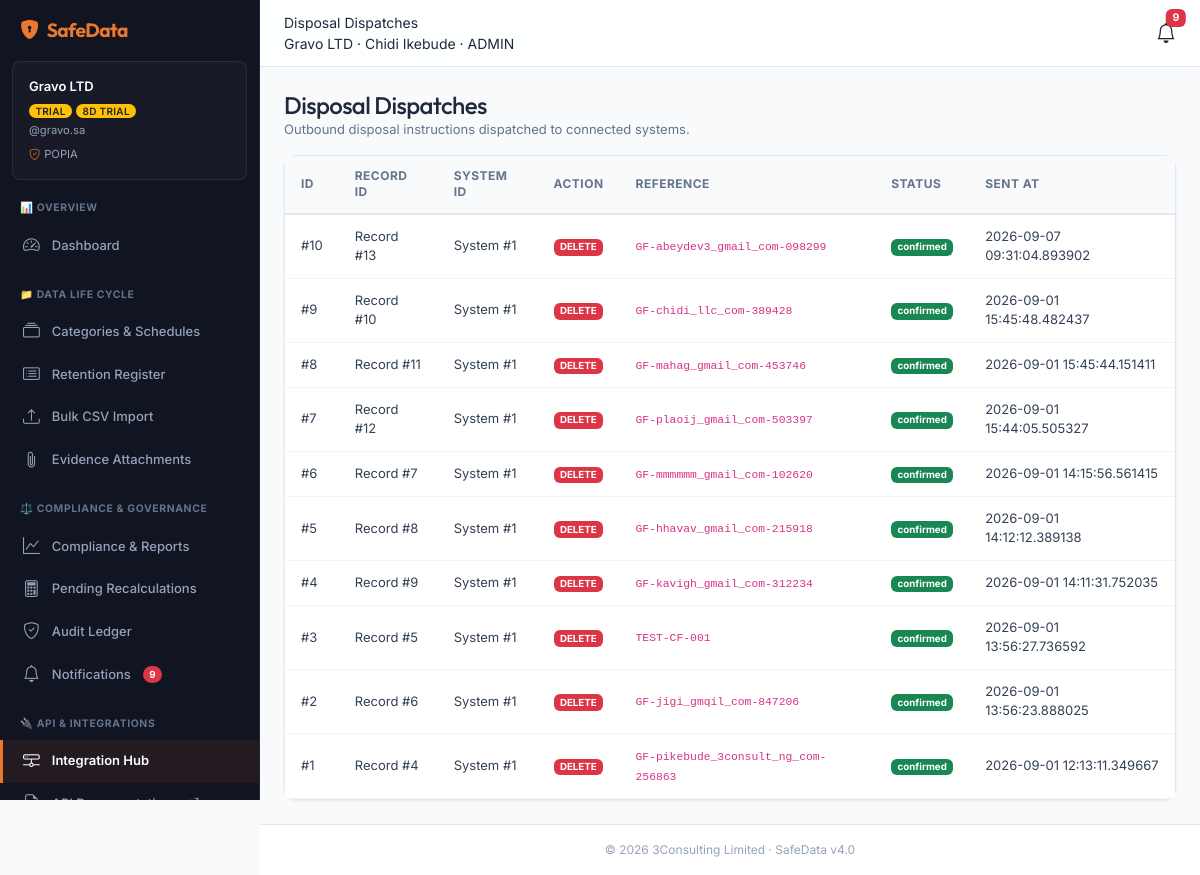
The page /integrations/dispatch (signed in) on the database its author committed.
### app/models.py (models this page shows)
class DisposalDispatch(Base):
    __tablename__ = "disposal_dispatches"
    id = Column(Integer, primary_key=True, autoincrement=True)
    organization_id = Column(Integer, ForeignKey("organizations.id", ondelete="CASCADE"), default=1, nullable=False)
    record_id = Column(Integer, ForeignKey("data_records.id"), nullable=False)
    system_id = Column(Integer, ForeignKey("connected_systems.id"), nullable=False)
    dispatch_type = Column(Enum("delete", "anonymise", "archive"), nullable=False)
    external_ref = Column(String(255), nullable=True)
    endpoint_url = Column(String(500), nullable=True)
    payload = Column(JSON, nullable=True)
    status = Column(Enum("pending", "sent", "confirmed", "failed"), default="pending", nullable=False)
    response_code = Column(Integer, nullable=True)
    response_body = Column(Text, nullable=True)
    attempts = Column(Integer, default=0, nullable=False)
    sent_at = Column(DateTime, nullable=True)
    confirmed_at = Column(DateTime, nullable=True)
    created_at = Column(DateTime, default=func.now(), nullable=False)

### app/routes/integrations_routes.py (the view)
@router.get("/integrations/dispatch", response_class=HTMLResponse)
def view_disposal_dispatch(request: Request, status: str = "", db: Session = Depends(get_db)):
    session = get_session(request)
    if not session or session.get("role") != "admin":
        return RedirectResponse(url="/login", status_code=303)
    org_id = session["org_id"]
    labels = get_country_regulation_labels(session.get("country", "OTHER"))
    q = db.query(DisposalDispatch).filter(DisposalDispatch.organization_id == org_id)
    if status:
        q = q.filter(DisposalDispatch.status == status)
    items = q.order_by(DisposalDispatch.id.desc()).limit(100).all()
    return templates.TemplateResponse(request=request, name="integrations_dispatch.html", context=_ctx(session, labels, {
        "page_title": "Disposal Dispatches",
        "active_nav": "integrations",
        "items": items,
        "filter_status": status
    }))

### app/templates/integrations_dispatch.html
{% extends "layout.html" %}
{% block content %}
<div class="d-flex justify-content-between align-items-center mb-3">
  <div>
    <h1 class="h4 mb-0">Disposal Dispatches</h1>
    <p class="text-muted small mb-0">Outbound disposal instructions dispatched to connected systems.</p>
  </div>
</div>
<div class="card shadow-sm">
  <div class="card-body p-0">
    {% if not items %}
      <div class="p-4 text-center text-muted">
        <i class="bi bi-send fs-2 d-block mb-2"></i>
        No outbound disposal dispatches recorded yet.
      </div>
    {% else %}
      <div class="table-responsive">
        <table class="table table-hover align-middle mb-0">
          <thead class="table-light">
            <tr>
              <th>ID</th>
              <th>Record ID</th>
              <th>System ID</th>
              <th>Action</th>
              <th>Reference</th>
              <th>Status</th>
              <th>Sent At</th>
            </tr>
          </thead>
          <tbody>
            {% for d in items %}
              <tr>
                <td>#{{ d.id }}</td>
                <td>Record #{{ d.record_id }}</td>
                <td>System #{{ d.system_id }}</td>
                <td><span class="badge bg-danger text-uppercase">{{ d.dispatch_type }}</span></td>
                <td><code>{{ d.external_ref or '—' }}</code></td>
                <td>
                  {% if d.status == 'confirmed' or d.status == 'sent' %}
                    <span class="badge bg-success">{{ d.status }}</span>
                  {% elif d.status == 'pending' %}
                    <span class="badge bg-warning text-dark">Pending</span>
                  {% else %}
                    <span class="badge bg-danger">{{ d.status }}</span>
                  {% endif %}
                </td>
                <td><small>{{ d.sent_at or '—' }}</small></td>
              </tr>
            {% endfor %}
          </tbody>
        </table>
      </div>
    {% endif %}
  </div>
</div>
{% endblock %}

### rows shown on the page
DisposalDispatch: id "10", record_id "13", system_id "1", dispatch_type "DELETE", external_ref "GF-abeydev3_gmail_com-098299", status "confirmed", sent_at "2026-09-07 09:31:04.893902"
DisposalDispatch: id "9", record_id "10", system_id "1", dispatch_type "DELETE", external_ref "GF-chidi_llc_com-389428", status "confirmed", sent_at "2026-09-01 15:45:48.482437"
DisposalDispatch: id "8", record_id "11", system_id "1", dispatch_type "DELETE", external_ref "GF-mahag_gmail_com-453746", status "confirmed", sent_at "2026-09-01 15:45:44.151411"
DisposalDispatch: id "7", record_id "12", system_id "1", dispatch_type "DELETE", external_ref "GF-plaoij_gmail_com-503397", status "confirmed", sent_at "2026-09-01 15:44:05.505327"
DisposalDispatch: id "6", record_id "7", system_id "1", dispatch_type "DELETE", external_ref "GF-mmmmmm_gmail_com-102620", status "confirmed", sent_at "2026-09-01 14:15:56.561415"
DisposalDispatch: id "5", record_id "8", system_id "1", dispatch_type "DELETE", external_ref "GF-hhavav_gmail_com-215918", status "confirmed", sent_at "2026-09-01 14:12:12.389138"
DisposalDispatch: id "4", record_id "9", system_id "1", dispatch_type "DELETE", external_ref "GF-kavigh_gmail_com-312234", status "confirmed", sent_at "2026-09-01 14:11:31.752035"
DisposalDispatch: id "3", record_id "5", system_id "1", dispatch_type "DELETE", external_ref "TEST-CF-001", status "confirmed", sent_at "2026-09-01 13:56:27.736592"
DisposalDispatch: id "2", record_id "6", system_id "1", dispatch_type "DELETE", external_ref "GF-jigi_gmqil_com-847206", status "confirmed", sent_at "2026-09-01 13:56:23.888025"
DisposalDispatch: id "1", record_id "4", system_id "1", dispatch_type "DELETE", external_ref "GF-pikebude_3consult_ng_com-256863", status "confirmed", sent_at "2026-09-01 12:13:11.349667"

### other values the page prints
{{ wl_name or 'SafeData' }} "SafeData"
{{ org_name }} "Gravo LTD"
{{ org_status | upper }} "TRIAL"
{{ trial_days }} "8"
{{ org_domain }} "gravo.sa"
{{ law_label }} "POPIA"
{{ unread_notifications_count }} "9"
{{ page_title }} "Disposal Dispatches"
{{ user_name }} "Chidi Ikebude"
{{ user_role | upper }} "ADMIN"
{{ wl_footer or '3Consulting Limited' }} "3Consulting Limited"
